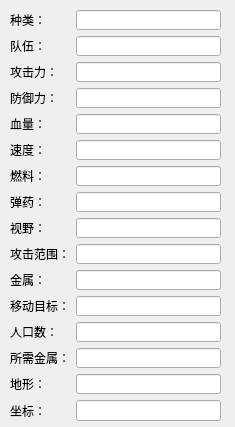
<?xml version="1.0" encoding="UTF-8"?>
<ui version="4.0">
 <class>GameInfo2</class>
 <widget class="QWidget" name="GameInfo2">
  <property name="geometry">
   <rect>
    <x>0</x>
    <y>0</y>
    <width>235</width>
    <height>427</height>
   </rect>
  </property>
  <property name="windowTitle">
   <string>单位信息</string>
  </property>
  <widget class="QWidget" name="layoutWidget">
   <property name="geometry">
    <rect>
     <x>10</x>
     <y>10</y>
     <width>211</width>
     <height>411</height>
    </rect>
   </property>
   <property name="styleSheet">
    <string/>
   </property>
   <layout class="QGridLayout" name="gridLayout_2">
    <item row="8" column="2">
     <widget class="QLineEdit" name="AmmoLineEdit">
      <property name="styleSheet">
       <string notr="true"/>
      </property>
      <property name="readOnly">
       <bool>true</bool>
      </property>
     </widget>
    </item>
    <item row="5" column="0">
     <widget class="QLabel" name="label_13">
      <property name="styleSheet">
       <string notr="true"/>
      </property>
      <property name="text">
       <string>血量：</string>
      </property>
      <property name="buddy">
       <cstring>HealthLineEdit</cstring>
      </property>
     </widget>
    </item>
    <item row="13" column="0">
     <widget class="QLabel" name="label_5">
      <property name="styleSheet">
       <string notr="true"/>
      </property>
      <property name="text">
       <string>人口数：</string>
      </property>
     </widget>
    </item>
    <item row="4" column="2">
     <widget class="QLineEdit" name="DefenceLineEdit">
      <property name="styleSheet">
       <string notr="true"/>
      </property>
      <property name="readOnly">
       <bool>true</bool>
      </property>
     </widget>
    </item>
    <item row="9" column="0">
     <widget class="QLabel" name="label_17">
      <property name="styleSheet">
       <string notr="true"/>
      </property>
      <property name="text">
       <string>视野：</string>
      </property>
      <property name="buddy">
       <cstring>SightRangeLineEdit</cstring>
      </property>
     </widget>
    </item>
    <item row="5" column="2">
     <widget class="QLineEdit" name="HealthLineEdit">
      <property name="styleSheet">
       <string notr="true"/>
      </property>
      <property name="readOnly">
       <bool>true</bool>
      </property>
     </widget>
    </item>
    <item row="7" column="0">
     <widget class="QLabel" name="label_14">
      <property name="styleSheet">
       <string notr="true"/>
      </property>
      <property name="text">
       <string>燃料：</string>
      </property>
      <property name="buddy">
       <cstring>FuelLineEdit</cstring>
      </property>
     </widget>
    </item>
    <item row="11" column="0">
     <widget class="QLabel" name="label_16">
      <property name="styleSheet">
       <string notr="true"/>
      </property>
      <property name="text">
       <string>金属：</string>
      </property>
      <property name="buddy">
       <cstring>CarrySourceLineEdit</cstring>
      </property>
     </widget>
    </item>
    <item row="12" column="0">
     <widget class="QLabel" name="label_18">
      <property name="styleSheet">
       <string notr="true"/>
      </property>
      <property name="text">
       <string>移动目标：</string>
      </property>
      <property name="buddy">
       <cstring>MoveTargetLineEdit</cstring>
      </property>
     </widget>
    </item>
    <item row="8" column="0">
     <widget class="QLabel" name="label_15">
      <property name="styleSheet">
       <string notr="true"/>
      </property>
      <property name="text">
       <string>弹药：</string>
      </property>
      <property name="buddy">
       <cstring>AmmoLineEdit</cstring>
      </property>
     </widget>
    </item>
    <item row="7" column="2">
     <widget class="QLineEdit" name="FuelLineEdit">
      <property name="styleSheet">
       <string notr="true"/>
      </property>
      <property name="readOnly">
       <bool>true</bool>
      </property>
     </widget>
    </item>
    <item row="16" column="0">
     <widget class="QLabel" name="label">
      <property name="styleSheet">
       <string notr="true"/>
      </property>
      <property name="text">
       <string>坐标：</string>
      </property>
     </widget>
    </item>
    <item row="10" column="2">
     <widget class="QLineEdit" name="FireRangeLineEdit">
      <property name="styleSheet">
       <string notr="true"/>
      </property>
     </widget>
    </item>
    <item row="9" column="2">
     <widget class="QLineEdit" name="SightRangeLineEdit">
      <property name="styleSheet">
       <string notr="true"/>
      </property>
      <property name="readOnly">
       <bool>true</bool>
      </property>
     </widget>
    </item>
    <item row="12" column="2">
     <widget class="QLineEdit" name="MoveTargetLineEdit">
      <property name="styleSheet">
       <string notr="true"/>
      </property>
      <property name="readOnly">
       <bool>true</bool>
      </property>
     </widget>
    </item>
    <item row="15" column="2">
     <widget class="QLineEdit" name="TerrainLineEdit">
      <property name="styleSheet">
       <string notr="true"/>
      </property>
     </widget>
    </item>
    <item row="10" column="0">
     <widget class="QLabel" name="label_2">
      <property name="styleSheet">
       <string notr="true"/>
      </property>
      <property name="text">
       <string>攻击范围：</string>
      </property>
     </widget>
    </item>
    <item row="16" column="2">
     <widget class="QLineEdit" name="CoordinateLineEdit">
      <property name="styleSheet">
       <string notr="true"/>
      </property>
     </widget>
    </item>
    <item row="1" column="2">
     <widget class="QLineEdit" name="TypeLineEdit">
      <property name="styleSheet">
       <string notr="true"/>
      </property>
      <property name="readOnly">
       <bool>true</bool>
      </property>
     </widget>
    </item>
    <item row="3" column="0">
     <widget class="QLabel" name="label_9">
      <property name="styleSheet">
       <string notr="true"/>
      </property>
      <property name="text">
       <string>攻击力：</string>
      </property>
      <property name="buddy">
       <cstring>AttackLineEdit</cstring>
      </property>
     </widget>
    </item>
    <item row="15" column="0">
     <widget class="QLabel" name="label_3">
      <property name="styleSheet">
       <string notr="true"/>
      </property>
      <property name="text">
       <string>地形：</string>
      </property>
     </widget>
    </item>
    <item row="6" column="2">
     <widget class="QLineEdit" name="SpeedLineEdit">
      <property name="styleSheet">
       <string notr="true"/>
      </property>
      <property name="readOnly">
       <bool>true</bool>
      </property>
     </widget>
    </item>
    <item row="3" column="2">
     <widget class="QLineEdit" name="AttackLineEdit">
      <property name="styleSheet">
       <string notr="true"/>
      </property>
      <property name="readOnly">
       <bool>true</bool>
      </property>
     </widget>
    </item>
    <item row="13" column="2">
     <widget class="QLineEdit" name="PopulationLineEdit">
      <property name="styleSheet">
       <string notr="true"/>
      </property>
      <property name="readOnly">
       <bool>true</bool>
      </property>
     </widget>
    </item>
    <item row="11" column="2">
     <widget class="QLineEdit" name="CarrySourceLineEdit">
      <property name="styleSheet">
       <string notr="true"/>
      </property>
      <property name="readOnly">
       <bool>true</bool>
      </property>
     </widget>
    </item>
    <item row="1" column="0">
     <widget class="QLabel" name="label_6">
      <property name="styleSheet">
       <string notr="true"/>
      </property>
      <property name="text">
       <string>种类：</string>
      </property>
      <property name="buddy">
       <cstring>TypeLineEdit</cstring>
      </property>
     </widget>
    </item>
    <item row="4" column="0">
     <widget class="QLabel" name="label_10">
      <property name="styleSheet">
       <string notr="true"/>
      </property>
      <property name="text">
       <string>防御力：</string>
      </property>
      <property name="buddy">
       <cstring>DefenceLineEdit</cstring>
      </property>
     </widget>
    </item>
    <item row="14" column="0">
     <widget class="QLabel" name="label_4">
      <property name="styleSheet">
       <string notr="true"/>
      </property>
      <property name="text">
       <string>所需金属：</string>
      </property>
     </widget>
    </item>
    <item row="14" column="2">
     <widget class="QLineEdit" name="NeedMetalLineEdit">
      <property name="styleSheet">
       <string notr="true"/>
      </property>
     </widget>
    </item>
    <item row="6" column="0">
     <widget class="QLabel" name="label_11">
      <property name="styleSheet">
       <string notr="true"/>
      </property>
      <property name="text">
       <string>速度：</string>
      </property>
      <property name="buddy">
       <cstring>SpeedLineEdit</cstring>
      </property>
     </widget>
    </item>
    <item row="2" column="0">
     <widget class="QLabel" name="label_7">
      <property name="styleSheet">
       <string/>
      </property>
      <property name="text">
       <string>队伍：</string>
      </property>
     </widget>
    </item>
    <item row="2" column="2">
     <widget class="QLineEdit" name="TeamLineEdit">
      <property name="styleSheet">
       <string notr="true"/>
      </property>
      <property name="readOnly">
       <bool>true</bool>
      </property>
     </widget>
    </item>
   </layout>
  </widget>
 </widget>
 <resources/>
 <connections/>
</ui>
